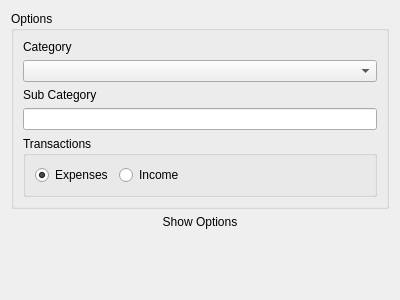
<?xml version="1.0" encoding="UTF-8"?>
<ui version="4.0">
 <class>GraphView</class>
 <widget class="QWidget" name="GraphView">
  <property name="geometry">
   <rect>
    <x>0</x>
    <y>0</y>
    <width>400</width>
    <height>300</height>
   </rect>
  </property>
  <property name="windowTitle">
   <string>Form</string>
  </property>
  <layout class="QVBoxLayout" name="verticalLayout">
   <item>
    <widget class="QGroupBox" name="optionsGroupBox">
     <property name="title">
      <string>Options</string>
     </property>
     <layout class="QVBoxLayout" name="verticalLayout_2">
      <item>
       <widget class="QLabel" name="categoryLabel">
        <property name="text">
         <string>Category</string>
        </property>
       </widget>
      </item>
      <item>
       <widget class="QComboBox" name="categoryComboBox"/>
      </item>
      <item>
       <widget class="QLabel" name="subCategoryLabel">
        <property name="text">
         <string>Sub Category</string>
        </property>
       </widget>
      </item>
      <item>
       <widget class="QLineEdit" name="subCategoryLneEdit"/>
      </item>
      <item>
       <widget class="QGroupBox" name="transactionsGroupBox">
        <property name="title">
         <string>Transactions</string>
        </property>
        <layout class="QHBoxLayout" name="horizontalLayout">
         <item>
          <widget class="QRadioButton" name="expensesRadioButton">
           <property name="text">
            <string>Expenses</string>
           </property>
           <property name="checked">
            <bool>true</bool>
           </property>
          </widget>
         </item>
         <item>
          <widget class="QRadioButton" name="incomeRadioButton">
           <property name="text">
            <string>Income</string>
           </property>
          </widget>
         </item>
         <item>
          <spacer name="horizontalSpacer">
           <property name="orientation">
            <enum>Qt::Orientation::Horizontal</enum>
           </property>
           <property name="sizeHint" stdset="0">
            <size>
             <width>40</width>
             <height>20</height>
            </size>
           </property>
          </spacer>
         </item>
        </layout>
       </widget>
      </item>
     </layout>
    </widget>
   </item>
   <item>
    <widget class="QLabel" name="label">
     <property name="cursor">
      <cursorShape>PointingHandCursor</cursorShape>
     </property>
     <property name="text">
      <string>Show Options</string>
     </property>
     <property name="alignment">
      <set>Qt::AlignmentFlag::AlignCenter</set>
     </property>
    </widget>
   </item>
   <item>
    <widget class="QChartView" name="chartWidget" native="true">
     <property name="sizePolicy">
      <sizepolicy hsizetype="Expanding" vsizetype="Expanding">
       <horstretch>0</horstretch>
       <verstretch>0</verstretch>
      </sizepolicy>
     </property>
    </widget>
   </item>
  </layout>
 </widget>
 <customwidgets>
  <customwidget>
   <class>QChartView</class>
   <extends>QWidget</extends>
   <header>QChartView.h</header>
   <container>1</container>
  </customwidget>
 </customwidgets>
 <resources/>
 <connections/>
</ui>
